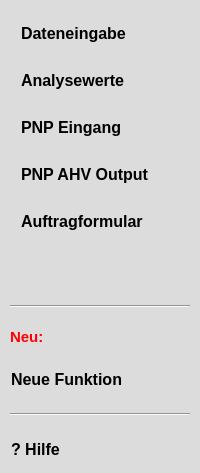
       <widget class="QFrame" name="verticalFrame_4">
        <property name="sizePolicy">
         <sizepolicy hsizetype="Fixed" vsizetype="Preferred">
          <horstretch>0</horstretch>
          <verstretch>0</verstretch>
         </sizepolicy>
        </property>
        <property name="layoutDirection">
         <enum>Qt::LeftToRight</enum>
        </property>
        <property name="styleSheet">
         <string notr="true">background-color: rgb(220, 220, 220); text-align:left</string>
        </property>
        <property name="frameShape">
         <enum>QFrame::NoFrame</enum>
        </property>
        <property name="frameShadow">
         <enum>QFrame::Raised</enum>
        </property>
        <layout class="QVBoxLayout" name="verticalLayout_3">
         <property name="spacing">
          <number>20</number>
         </property>
         <property name="leftMargin">
          <number>10</number>
         </property>
         <property name="topMargin">
          <number>10</number>
         </property>
         <property name="rightMargin">
          <number>10</number>
         </property>
         <property name="bottomMargin">
          <number>10</number>
         </property>
         <item>
          <layout class="QVBoxLayout" name="verticalLayout_19">
           <property name="spacing">
            <number>20</number>
           </property>
           <property name="leftMargin">
            <number>10</number>
           </property>
           <property name="topMargin">
            <number>10</number>
           </property>
           <property name="rightMargin">
            <number>10</number>
           </property>
           <property name="bottomMargin">
            <number>10</number>
           </property>
           <item>
            <widget class="QPushButton" name="nav_data_btn">
             <property name="font">
              <font>
               <family>Leelawadee UI</family>
               <pointsize>12</pointsize>
               <weight>75</weight>
               <bold>true</bold>
              </font>
             </property>
             <property name="styleSheet">
              <string notr="true">color: rgb(0, 0, 0);</string>
             </property>
             <property name="text">
              <string>Dateneingabe</string>
             </property>
             <property name="flat">
              <bool>true</bool>
             </property>
            </widget>
           </item>
           <item>
            <widget class="QPushButton" name="nav_analysis_btn">
             <property name="font">
              <font>
               <family>Leelawadee UI</family>
               <pointsize>12</pointsize>
               <weight>75</weight>
               <bold>true</bold>
              </font>
             </property>
             <property name="styleSheet">
              <string notr="true">color: rgb(0, 0, 0);</string>
             </property>
             <property name="text">
              <string>Analysewerte</string>
             </property>
             <property name="flat">
              <bool>true</bool>
             </property>
            </widget>
           </item>
           <item>
            <widget class="QPushButton" name="nav_pnp_entry_btn">
             <property name="font">
              <font>
               <family>Leelawadee UI</family>
               <pointsize>12</pointsize>
               <weight>75</weight>
               <bold>true</bold>
              </font>
             </property>
             <property name="styleSheet">
              <string notr="true">color: rgb(0, 0, 0);</string>
             </property>
             <property name="text">
              <string>PNP Eingang</string>
             </property>
             <property name="flat">
              <bool>true</bool>
             </property>
            </widget>
           </item>
           <item>
            <widget class="QPushButton" name="nav_pnp_output_btn">
             <property name="font">
              <font>
               <family>Leelawadee UI</family>
               <pointsize>12</pointsize>
               <weight>75</weight>
               <bold>true</bold>
              </font>
             </property>
             <property name="styleSheet">
              <string notr="true">color: rgb(0, 0, 0);</string>
             </property>
             <property name="text">
              <string>PNP AHV Output</string>
             </property>
             <property name="flat">
              <bool>true</bool>
             </property>
            </widget>
           </item>
           <item>
            <widget class="QPushButton" name="nav_order_form_btn">
             <property name="font">
              <font>
               <family>Leelawadee UI</family>
               <pointsize>12</pointsize>
               <weight>75</weight>
               <bold>true</bold>
              </font>
             </property>
             <property name="styleSheet">
              <string notr="true">color: rgb(0, 0, 0);</string>
             </property>
             <property name="text">
              <string>Auftragformular</string>
             </property>
             <property name="flat">
              <bool>true</bool>
             </property>
            </widget>
           </item>
          </layout>
         </item>
         <item>
          <spacer name="verticalSpacer">
           <property name="orientation">
            <enum>Qt::Vertical</enum>
           </property>
           <property name="sizeHint" stdset="0">
            <size>
             <width>20</width>
             <height>40</height>
            </size>
           </property>
          </spacer>
         </item>
         <item>
          <widget class="Line" name="line_3">
           <property name="orientation">
            <enum>Qt::Horizontal</enum>
           </property>
          </widget>
         </item>
         <item>
          <widget class="QLabel" name="label_7">
           <property name="font">
            <font>
             <family>Leelawadee UI</family>
             <pointsize>11</pointsize>
             <weight>75</weight>
             <bold>true</bold>
            </font>
           </property>
           <property name="styleSheet">
            <string notr="true">color: rgb(255, 0, 4);</string>
           </property>
           <property name="text">
            <string>Neu:</string>
           </property>
          </widget>
         </item>
         <item>
          <widget class="QPushButton" name="pushButton_5">
           <property name="font">
            <font>
             <family>Leelawadee UI</family>
             <pointsize>12</pointsize>
             <weight>75</weight>
             <bold>true</bold>
            </font>
           </property>
           <property name="styleSheet">
            <string notr="true">color: rgb(0, 0, 0);</string>
           </property>
           <property name="text">
            <string>Neue Funktion</string>
           </property>
           <property name="flat">
            <bool>true</bool>
           </property>
          </widget>
         </item>
         <item>
          <widget class="Line" name="line_4">
           <property name="orientation">
            <enum>Qt::Horizontal</enum>
           </property>
          </widget>
         </item>
         <item>
          <widget class="QPushButton" name="nav_help_btn">
           <property name="font">
            <font>
             <family>Leelawadee UI</family>
             <pointsize>12</pointsize>
             <weight>75</weight>
             <bold>true</bold>
            </font>
           </property>
           <property name="toolTip">
            <string>&lt;html&gt;&lt;head/&gt;&lt;body&gt;&lt;p&gt;Hilfe zur Nutzung von Quokka2.0&lt;/p&gt;&lt;/body&gt;&lt;/html&gt;</string>
           </property>
           <property name="styleSheet">
            <string notr="true">color: rgb(0, 0, 0);</string>
           </property>
           <property name="text">
            <string>? Hilfe</string>
           </property>
           <property name="flat">
            <bool>true</bool>
           </property>
          </widget>
         </item>
        </layout>
       </widget>
